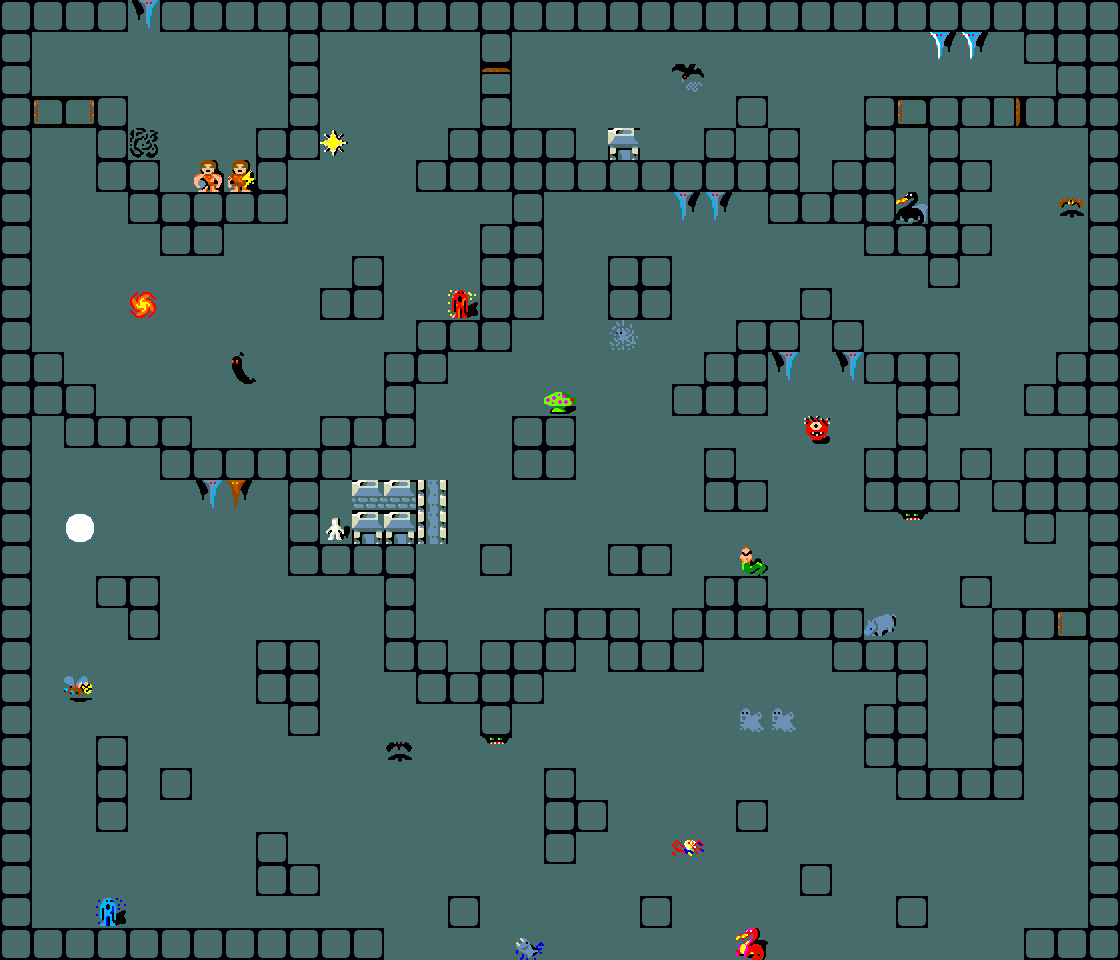

This game map was drawn from its Tiled (.tmx) file and the tilesets committed beside it. A one-line description and the full map source follow:
An orthogonal 35x30 tile map with 32x32 px tiles, 1 tile layer (Kachelebene 1).

<map version="1.10" tiledversion="1.11.1" orientation="orthogonal" renderorder="left-up" width="35" height="30" tilewidth="32" tileheight="32" infinite="0" nextlayerid="2" nextobjectid="1">
 <tileset firstgid="1" name="main-tileset" tilewidth="32" tileheight="32" tilecount="1080" columns="40">
  <image source="main-tileset.png" width="1280" height="864" />
  <tile id="841">
   <properties>
    <property name="blocked" value="true" />
   </properties>
  </tile>
  <tile id="896">
   <properties>
    <property name="spawnpoint" value="" />
   </properties>
  </tile>
  <tile id="897">
   <properties>
    <property name="goalPoint" value="" />
   </properties>
  </tile>
 </tileset>
 <layer id="1" name="Kachelebene 1" width="35" height="30">
  <data encoding="csv">
842,842,842,842,2147483729,842,842,842,842,842,842,842,842,842,842,842,842,842,842,842,842,842,842,842,842,842,842,842,842,842,842,842,842,842,842,
842,1058,1058,1058,1058,1058,1058,1058,1058,842,1058,1058,1058,1058,1058,842,1058,1058,1058,1058,1058,1058,1058,1058,1058,1058,1058,1058,1058,82,82,1058,842,842,842,
842,1058,1058,1058,1058,1058,1058,1058,1058,842,1058,1058,1058,1058,1058,843,1058,1058,1058,1058,1058,130,1058,1058,1058,1058,1058,1058,1058,1058,1058,1058,1058,842,842,
842,844,2147484492,842,1058,1058,1058,1058,1058,842,1058,1058,1058,1058,1058,842,1058,1058,1058,1058,1058,1058,1058,842,1058,1058,1058,842,844,842,842,2684355403,842,842,842,
842,1058,1058,842,897,1058,1058,1058,842,842,120,1058,1058,1058,842,842,842,842,1058,841,1058,1058,842,1058,842,1058,1058,842,1058,842,1058,1058,1058,1058,842,
842,1058,1058,842,842,1058,172,176,842,1058,1058,1058,1058,842,842,842,842,842,842,842,842,842,842,842,842,1058,842,842,1058,842,842,1058,1058,1058,842,
842,1058,1058,1058,842,842,842,842,842,1058,1058,1058,1058,1058,1058,1058,842,1058,1058,1058,1058,81,81,1058,842,842,842,842,151,842,1058,1058,1058,129,842,
842,1058,1058,1058,1058,842,842,1058,1058,1058,1058,1058,1058,1058,1058,842,842,1058,1058,1058,1058,1058,1058,1058,1058,1058,1058,842,842,842,842,1058,1058,1058,842,
842,1058,1058,1058,1058,1058,1058,1058,1058,1058,1058,842,1058,1058,1058,842,842,1058,1058,842,842,1058,1058,1058,1058,1058,1058,1058,1058,842,1058,1058,1058,1058,842,
842,1058,1058,1058,113,1058,1058,1058,1058,1058,842,842,1058,1058,157,842,842,1058,1058,842,842,1058,1058,1058,1058,842,1058,1058,1058,1058,1058,1058,1058,1058,842,
842,1058,1058,1058,1058,1058,1058,1058,1058,1058,1058,1058,1058,842,842,842,1058,1058,1058,108,1058,1058,1058,842,842,1058,842,1058,1058,1058,1058,1058,1058,1058,842,
842,842,1058,1058,1058,1058,1058,211,1058,1058,1058,1058,842,842,1058,1058,1058,1058,1058,1058,1058,1058,842,842,2147483729,1058,2147483729,842,842,842,1058,1058,1058,842,842,
842,842,842,1058,1058,1058,1058,1058,1058,1058,1058,1058,842,1058,1058,1058,1058,165,1058,1058,1058,842,842,842,1058,1058,1058,1058,842,842,1058,1058,842,842,842,
842,1058,842,842,842,842,1058,1058,1058,1058,842,842,842,1058,1058,1058,842,842,1058,1058,1058,1058,1058,1058,1058,34,1058,1058,842,1058,1058,1058,1058,1058,842,
842,1058,1058,1058,1058,842,842,842,842,842,842,1058,1058,1058,1058,1058,842,842,1058,1058,1058,1058,842,1058,1058,1058,1058,842,842,1058,842,1058,842,842,842,
842,1058,1058,1058,1058,1058,2147483729,80,1058,842,1058,835,835,831,1058,1058,1058,1058,1058,1058,1058,1058,842,842,1058,1058,1058,842,842,842,1058,842,842,842,842,
842,1058,898,1058,1058,1058,1058,1058,1058,842,67,837,837,831,1058,1058,1058,1058,1058,1058,1058,1058,1058,1058,1058,1058,1058,1058,100,1058,1058,1058,842,1058,842,
842,1058,1058,1058,1058,1058,1058,1058,1058,842,842,842,842,1058,1058,842,1058,1058,1058,842,842,1058,1058,205,1058,1058,1058,1058,1058,1058,1058,1058,1058,1058,842,
842,1058,1058,842,842,1058,1058,1058,1058,1058,1058,1058,842,1058,1058,1058,1058,1058,1058,1058,1058,1058,842,842,1058,1058,1058,1058,1058,1058,842,1058,1058,1058,842,
842,1058,1058,1058,842,1058,1058,1058,1058,1058,1058,1058,842,1058,1058,1058,1058,842,842,842,1058,842,842,842,842,842,842,87,1058,1058,1058,842,842,844,842,
842,1058,1058,1058,1058,1058,1058,1058,842,842,1058,1058,842,842,1058,842,842,842,1058,842,842,842,1058,1058,1058,1058,842,842,842,1058,1058,842,1058,1058,842,
842,1058,2,1058,1058,1058,1058,1058,842,842,1058,1058,1058,842,842,842,842,1058,1058,1058,1058,1058,1058,1058,1058,1058,1058,1058,842,1058,1058,842,1058,1058,842,
842,1058,1058,1058,1058,1058,1058,1058,1058,842,1058,1058,1058,1058,1058,842,1058,1058,1058,1058,1058,1058,1058,55,55,1058,1058,842,842,1058,1058,842,1058,1058,842,
842,1058,1058,842,1058,1058,1058,1058,1058,1058,1058,1058,131,1058,1058,100,1058,1058,1058,1058,1058,1058,1058,1058,1058,1058,1058,842,842,1058,1058,842,1058,1058,842,
842,1058,1058,842,1058,842,1058,1058,1058,1058,1058,1058,1058,1058,1058,1058,1058,842,1058,1058,1058,1058,1058,1058,1058,1058,1058,1058,842,842,842,842,1058,1058,842,
842,1058,1058,842,1058,1058,1058,1058,1058,1058,1058,1058,1058,1058,1058,1058,1058,842,842,1058,1058,1058,1058,842,1058,1058,1058,1058,1058,1058,1058,1058,1058,1058,842,
842,1058,1058,1058,1058,1058,1058,1058,842,1058,1058,1058,1058,1058,1058,1058,1058,842,1058,1058,1058,118,1058,1058,1058,1058,1058,1058,1058,1058,1058,1058,1058,1058,842,
842,1058,1058,1058,1058,1058,1058,1058,842,842,1058,1058,1058,1058,1058,1058,1058,1058,1058,1058,1058,1058,1058,1058,1058,842,1058,1058,1058,1058,1058,1058,1058,1058,842,
842,1058,1058,159,1058,1058,1058,1058,1058,1058,1058,1058,1058,1058,842,1058,1058,1058,1058,1058,842,1058,1058,1058,1058,1058,1058,1058,842,1058,1058,1058,1058,1058,842,
842,842,842,842,842,842,842,842,842,842,842,842,1058,1058,1058,1058,322,1058,1058,1058,1058,1058,1058,148,1058,1058,1058,1058,1058,1058,1058,1058,842,842,842
</data>
 </layer>
</map>